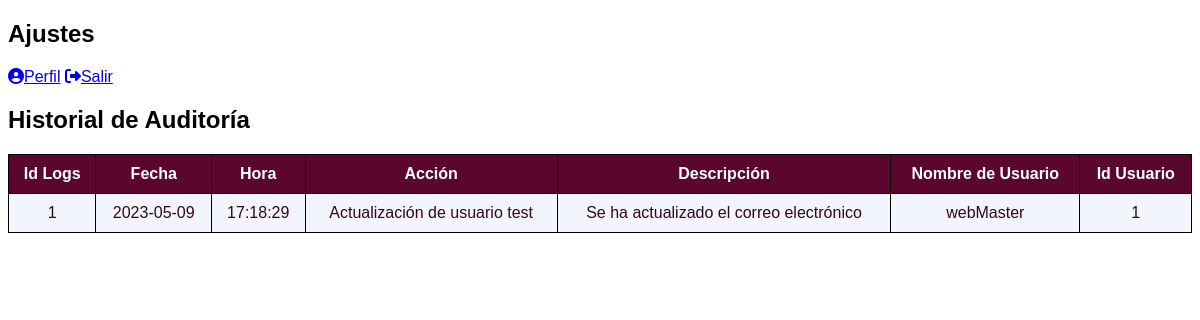
Page /modelo/historial.php (signed in) on the committed database.
### tables this page shows
create table logs_auditoria (
  idLogs_auditoria int(3) auto_increment primary key,
  fechaLogs_auditoria date,
  horaLogs_auditoria time,
  accionLogs_auditoria varchar(100),
  descripcionLogs_auditoria varchar(255),
  idUsuario int(10),
  nombreUsuario varchar(20),
  foreign key (idUsuario) references usuarios(idUsuario) ON DELETE CASCADE
);

### modelo/historial.php (the view, shortened to what this page needs)
<?php
$DATABASE_HOST = 'localhost';
$DATABASE_USER = 'root';
$DATABASE_PASS = '';
$DATABASE_NAME = 'Colectivo';
$conexion = mysqli_connect($DATABASE_HOST, $DATABASE_USER, $DATABASE_PASS, $DATABASE_NAME);
$sqlLogs = "SELECT * FROM logs_auditoria ORDER BY fechaLogs_auditoria DESC, horaLogs_auditoria DESC LIMIT 10";
$resultadoLogs = mysqli_query($conexion, $sqlLogs);
?>
<!DOCTYPE html>
<html>
<head>
    <link rel="stylesheet" href="../css/ajustes.css" type="text/css">
    <link rel="stylesheet" href="https://cdnjs.cloudflare.com/ajax/libs/font-awesome/6.2.0/css/all.min.css">
</head>
<body class="loggedin">
<nav class="navtop">
    <div>
        <h1>Ajustes</h1>
        <a href="perfil.php"><i class="fas fa-user-circle"></i>Perfil</a>
        <a href="salir.php"><i class="fas fa-sign-out-alt"></i>Salir</a>
    </div>
</nav>
<div class="content">
    <h2>Historial de Auditoría</h2>
    <div>
        <?php if (mysqli_num_rows($resultadoLogs) > 0) : ?>
            <table id="tabla-usuarios" class="styled-table">
                <tr>
                    <th>Id Logs</th>
                    <th>Fecha</th>
                    <th>Hora</th>
                    <th>Acción</th>
                    <th>Descripción</th>
                    <th>Nombre de Usuario</th>
                    <th>Id Usuario</th>
                </tr>
                <?php while ($fila = mysqli_fetch_assoc($resultadoLogs)) : ?>
                    <tr>
                        <td><?php echo $fila['idLogs_auditoria']; ?></td>
                        <td><?php echo $fila['fechaLogs_auditoria']; ?></td>
                        <td><?php echo $fila['horaLogs_auditoria']; ?></td>
                        <td><?php echo $fila['accionLogs_auditoria']; ?></td>
                        <td><?php echo $fila['descripcionLogs_auditoria']; ?></td>
                        <td><?php echo $fila['nombreUsuario']; ?></td>
                        <td><?php echo $fila['idUsuario']; ?></td>
                    </tr>
                <?php endwhile; ?>
            </table>
        <?php else : ?>
            <p>No hay registros de auditoría.</p>
        <?php endif; ?>
    </div>
</div>
</body>
</html>

### css/ajustes.css (style rules this page uses)
* { font-family: 'Poppins', sans-serif; }
#tabla-usuarios.styled-table { width: 100%; border-collapse: collapse; }
#tabla-usuarios.styled-table th, #tabla-usuarios.styled-table td { border: 1px solid black; padding: 10px; text-align: center; }
#tabla-usuarios.styled-table th { background-color: #5A062F; color: #fff; }
#tabla-usuarios.styled-table td { background-color: #E4E9F7; color: #340424; }
#tabla-usuarios.styled-table tr:nth-child(even) td { background-color: #F2F5FC; }

### rows in the picture
logs_auditoria: idLogs_auditoria "1", fechaLogs_auditoria "2023-05-09", horaLogs_auditoria "17:18:29", accionLogs_auditoria "Actualización de usuario test", descripcionLogs_auditoria "Se ha actualizado el correo electrónico", nombreUsuario "webMaster", idUsuario "1"
